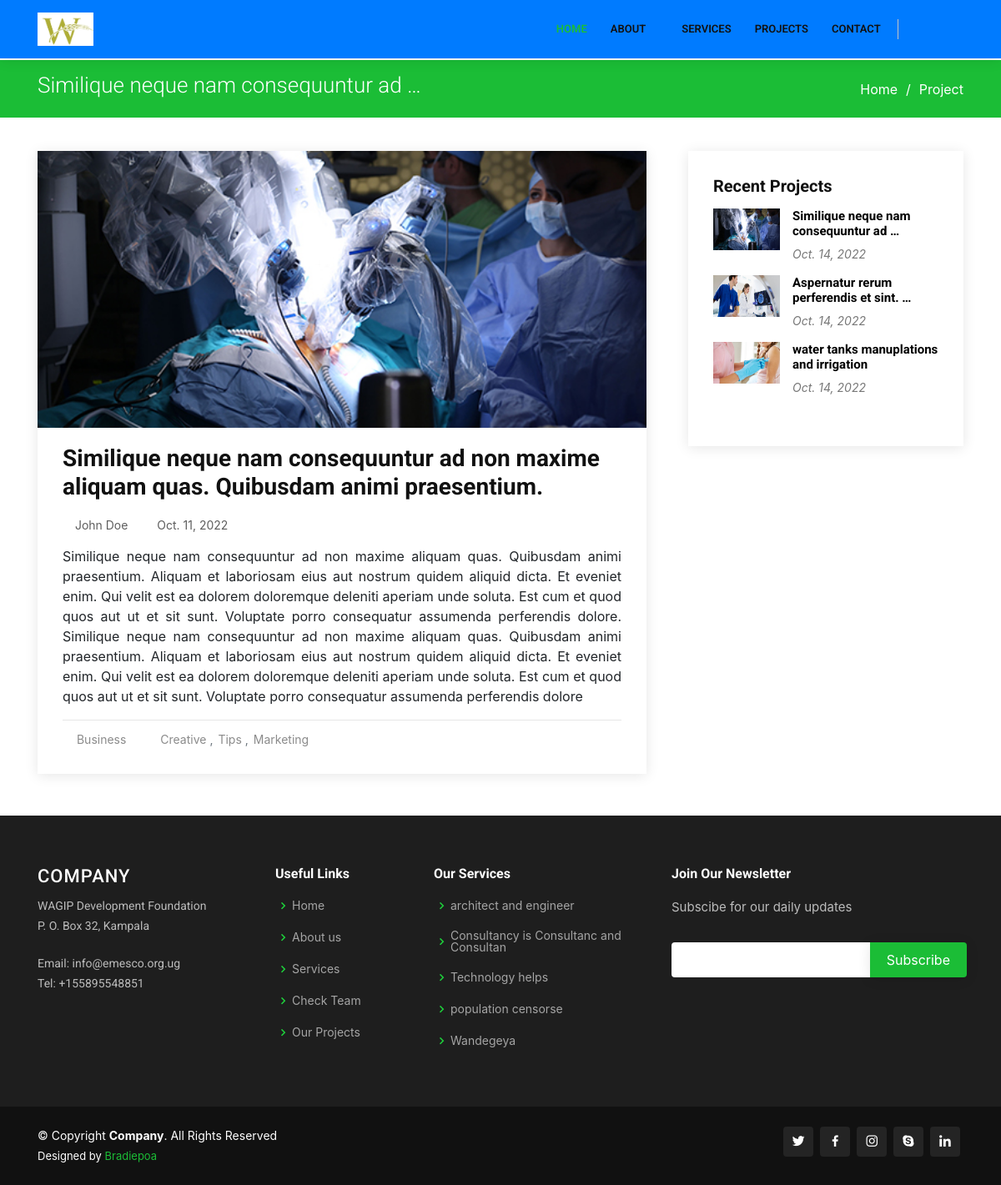
/project/1/, run on the app's committed database.
### mainweb/models.py (models this page shows, shortened)
class Project(models.Model):
    STATUS_CHOICES = (
        ('finished','finished'),
        ('progress','progress'),
    )
    name = models.CharField(max_length=200)
    category = models.ForeignKey(Category, on_delete=models.CASCADE,)
    image = models.ImageField(upload_to ='projects')
    description = RichTextField()
    created_by = models.CharField(max_length=200)
    status = models.CharField(max_length=200,choices=STATUS_CHOICES)
    is_published = models.BooleanField(default=True)
    date = models.DateField(auto_now_add=False, auto_now=False)
    date_created = models.DateField(auto_now_add=True, auto_now=False)
    laste_update = models.DateField(auto_now_add=False, auto_now=True)
    class Meta:
        verbose_name_plural = '17. Project'
    @property
    def imageURL(self):
        try:
            url = self.image.url
        except:
            url = ''
        return url

class Location(models.Model):
    Company_name = models.CharField(max_length=200,unique=True)
    P_o_box_no = models.CharField(max_length=200,unique=True)
    date_created = models.DateField(auto_now_add=True, auto_now=False)
    laste_update = models.DateField(auto_now_add=False, auto_now=True)
    class Meta:
        verbose_name_plural = '03. Location'

class Email(models.Model):
    email= models.EmailField(unique=True)
    describe_email = models.CharField(max_length=200)
    date_created = models.DateField(auto_now_add=True, auto_now=False)
    laste_update = models.DateField(auto_now_add=False, auto_now=True)
    class Meta:
        verbose_name_plural = '02. Emails'

class OfficePhone(models.Model):
    Phone_number= models.CharField(max_length=13, unique=True)
    describe_Phone_number = models.CharField(max_length=200)
    date_created = models.DateField(auto_now_add=True, auto_now=False)
    laste_update = models.DateField(auto_now_add=False, auto_now=True)
    class Meta:
        verbose_name_plural = '01. Office Phone'

class Service(models.Model):
    name = models.CharField(max_length=200,unique=True)
    category = models.ForeignKey(serviceCategory, on_delete=models.CASCADE,)
    image = models.ImageField(upload_to ='services')
    description = RichTextField()
    created_by = models.CharField(max_length=200)
    is_published = models.BooleanField(default=True)
    date = models.DateField(auto_now_add=False, auto_now=False)
    date_created = models.DateField(auto_now_add=True, auto_now=False)
    laste_update = models.DateField(auto_now_add=False, auto_now=True)
    class Meta:
        verbose_name_plural = '15. Services'

### mainweb/views.py (the view)
# urls.py: path('project/<str:pk>/', views.Projectview, name='project'),
def Projectview(request,pk):
	projects = Project.objects.get(id=pk)
	project = Project.objects.order_by('-date').filter(is_published=True)
	querryset = Service.objects.order_by('-date').filter(is_published=True)
	locate = Location.objects.all().order_by('-date_created')
	emailz = Email.objects.all().order_by('-date_created')
	phones = OfficePhone.objects.all().order_by('-date_created')
	context = {
		'projects':projects, 'project':project,
	'querryset':querryset,'locate':locate,'emailz':emailz,'phones':phones,
	}
	return render(request, 'mainweb/project.html', context)

### mainweb/templates/mainweb/project.html (shortened to what this page needs)
{% extends 'mainweb/main.html' %}
{% load static %}
{% block content %}
<main id="main">
    <section id="breadcrumbs" class="breadcrumbs">
      <div class="container">
        <div class="d-flex justify-content-between align-items-center">
          <h2>{{ projects.name|truncatewords:5 }}</h2>
          <ol>
            <li><a href="/">Home</a></li>
            <li>Project</li>
          </ol>
        </div>
      </div>
    </section>
    <section id="blog" class="blog">
      <div class="container">
        <div class="row">
          <div class="col-lg-8 entries">
            <article class="entry entry-single" data-aos="fade-up">
              <div class="entry-img">
                <img style="width: 800px;" src="{{ projects.imageURL }}" alt="" class="img-fluid">
              </div>
              <h2 class="entry-title">
                <a href="">{{ projects.name }}</a>
              </h2>
              <div class="entry-meta">
                <ul>
                  <li class="d-flex align-items-center"><i class="icofont-user"></i> <a href="">John Doe</a></li>
                  <li class="d-flex align-items-center"><i class="icofont-wall-clock"></i> <a href=""><time datetime="2020-01-01">{{ projects.date_created}}</time></a></li>
                </ul>
              </div>
              <div class="entry-content">
                <p class="text-justify">
                  {{ projects.description}}
                </p>
              </div>
              <div class="entry-footer clearfix">
                <div class="float-left">
                  <i class="icofont-folder"></i>
                  <ul class="cats">
                    <li><a href="#">Business</a></li>
                  </ul>
                  <i class="icofont-tags"></i>
                  <ul class="tags">
                    <li><a href="#">Creative</a></li>
                    <li><a href="#">Tips</a></li>
                    <li><a href="#">Marketing</a></li>
                  </ul>
                </div>
                <div class="float-right share">
                  <a href="" title="Share on Twitter"><i class="icofont-twitter"></i></a>
                  <a href="" title="Share on Facebook"><i class="icofont-facebook"></i></a>
                  <a href="" title="Share on Instagram"><i class="icofont-instagram"></i></a>
                </div>
              </div>
            </article>
          </div>
          <div class="col-lg-4">
            <div class="sidebar" data-aos="fade-left">
              <h3 class="sidebar-title">Recent Projects</h3>
              <div class="sidebar-item recent-posts">
                {% for projects in project|slice:":10 " %}
                <div class="post-item clearfix">
                  <img style="height:50px ;" src="{{projects.imageURL}}" alt="">
                  <h4><a href="{% url 'mainweb:project' projects.id %}">{{ projects.name|truncatewords:5 }}</a></h4>
                  <time datetime="2020-01-01">{{projects.date}}</time>
                </div>
                {% endfor %}
              </div>
              </div>
            </div>
          </div>
        </div>
    </section>
</main>
{% endblock content %}

### mainweb/templates/mainweb/footer.html
  <footer id="footer">
    <div class="footer-top">
      <div class="container">
        <div class="row">
          <div class="col-lg-3 col-md-6 footer-contact">
            <h3>Company</h3>
          {% for location in locate|slice:":1" %}
            <p>{{ location.Company_name }}</p>
            <p>{{ location.P_o_box_no }} </p>
          {% endfor %}
          <br>
          {% for emails in emailz|slice:":1" %}
            <p>Email: {{emails.email}}</p>
          {% endfor %}
          {% for phone in phones|slice:":1" %}
           <p>Tel: {{phone.Phone_number}}</p>
          {% endfor %}
          </div>
          <div class="col-lg-2 col-md-6 footer-links">
            <h4>Useful Links</h4>
            <ul>
              <li><i class="bx bx-chevron-right"></i> <a href="/">Home</a></li>
              <li><i class="bx bx-chevron-right"></i> <a href="{% url 'mainweb:aboutpage' %}">About us</a></li>
              <li><i class="bx bx-chevron-right"></i> <a href="{% url 'mainweb:servicespage' %}">Services</a></li>
              <li><i class="bx bx-chevron-right"></i> <a href="{% url 'mainweb:teampage' %}">Check Team</a></li>
              <li><i class="bx bx-chevron-right"></i> <a href="#">Our Projects</a></li>
            </ul>
          </div>
          <div class="col-lg-3 col-md-6 footer-links">
            <h4>Our Services</h4>
            <ul>
              {% for serv in querryset|slice:"5" %}
              <li><i class="bx bx-chevron-right"></i> <a href="{% url 'mainweb:service' serv.id %}">{{serv.name}}</a></li>
              {% endfor %}
            </ul>
          </div>
          <div class="col-lg-4 col-md-6 footer-newsletter">
            <h4>Join Our Newsletter</h4>
            <p>Subscibe for our daily updates</p>
            <form action="" method="">
              <input type="email" name="email"><input type="submit" value="Subscribe">
            </form>
          </div>
        </div>
      </div>
    </div>
    <div class="container d-md-flex py-4">
      <div class="mr-md-auto text-center text-md-left">
        <div class="copyright">
          &copy; Copyright <strong><span>Company</span></strong>. All Rights Reserved
        </div>
        <div class="credits">
          Designed by <a href="">Bradiepoa</a>
        </div>
      </div>
      <div class="social-links text-center text-md-right pt-3 pt-md-0">
        <a href="#" class="twitter"><i class="bx bxl-twitter"></i></a>
        <a href="#" class="facebook"><i class="bx bxl-facebook"></i></a>
        <a href="#" class="instagram"><i class="bx bxl-instagram"></i></a>
        <a href="#" class="google-plus"><i class="bx bxl-skype"></i></a>
        <a href="#" class="linkedin"><i class="bx bxl-linkedin"></i></a>
      </div>
    </div>
  </footer>

### data on the page
Project: name "Similique neque nam consequuntur ad …", imageURL (picture), name "Similique neque nam consequuntur ad non maxime aliquam quas. Quibusdam animi praesentium.", date_created "Oct. 11, 2022", description "Similique neque nam consequuntur ad non maxime aliquam quas. Quibusdam animi praesentium. Aliquam et laboriosam eius aut nostrum quidem aliquid dicta. Et eveniet enim. Qui velit est ea dolorem doloremque deleniti aperiam unde soluta. Est cum et quod quos aut ut et sit sunt. Voluptate porro consequatur assumenda perferendis dolore. Similique neque nam consequuntur ad non maxime aliquam quas. Quibusdam animi praesentium. Aliquam et laboriosam eius aut nostrum quidem aliquid dicta. Et eveniet enim. Qui velit est ea dolorem doloremque deleniti aperiam unde soluta. Est cum et quod quos aut ut et sit sunt. Voluptate porro consequatur assumenda perferendis dolore", date "Oct. 14, 2022"
Project: imageURL (picture), name "Aspernatur rerum perferendis et sint. …", date "Oct. 14, 2022"
Project: imageURL (picture), name "water tanks manuplations and irrigation", date "Oct. 14, 2022"
Location: Company_name "WAGIP Development Foundation", P_o_box_no "P. O. Box 32, Kampala"
Email: email "info@emesco.org.ug"
OfficePhone: Phone_number "+155895548851"
Service: name "architect and engineer"
Service: name "Consultancy is Consultanc and Consultan"
Service: name "Technology helps"
Service: name "population censorse"
Service: name "Wandegeya"
